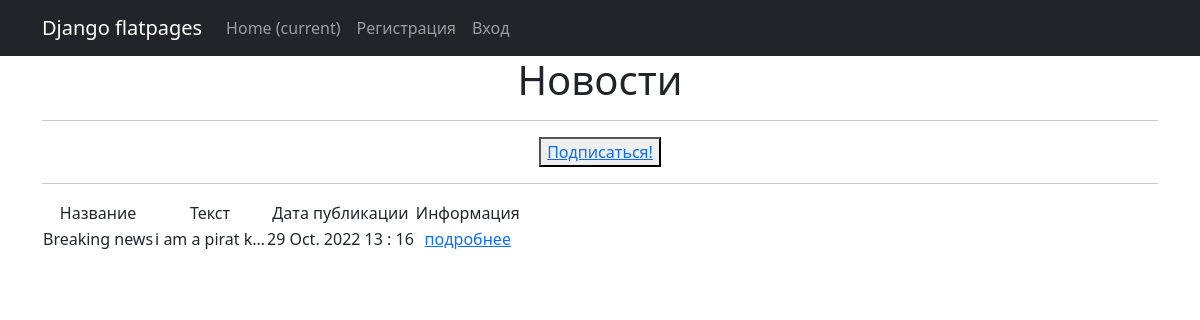
Before: /news/categories/1/ with the older database file.
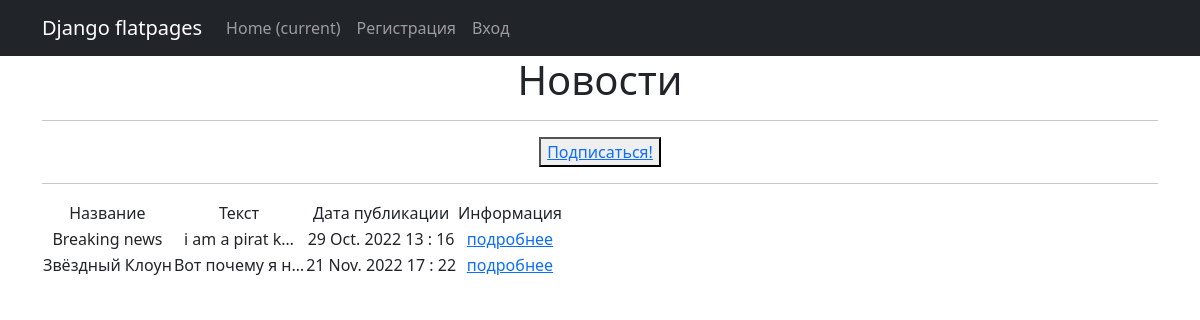
After: the same page with the newer database file.
### news/models.py (models this page shows, shortened)
class Post(models.Model):
    author = models.ForeignKey(Author, on_delete=models.CASCADE)
    NEWS = "NW"
    ARTICLE = "AR"
    CATEGORY_CHOICES = (
        (NEWS, 'Новость'),
        (ARTICLE, 'Статья'),
    )
    categoryType = models.CharField(max_length=2, choices=CATEGORY_CHOICES, default=ARTICLE)
    dateCreation = models.DateTimeField(auto_now_add=True)
    postCategory = models.ManyToManyField(Category, through='PostCategory')
    title = models.CharField(max_length=128)
    text = models.TextField()
    rating = models.SmallIntegerField(default=0)

### news/views.py (the view)
# urls.py: path('categories/<int:pk>/', CategoryList.as_view(), name='category_list'),
class CategoryList(ListView):
    model = Post
    template_name = 'news/categories.html'
    context_object_name = 'categories'
    def get_queryset(self):  # фильтрация по категории
        self.postCategory = get_object_or_404(Category, id=self.kwargs['pk'])
        queryset = Post.objects.filter(postCategory=self.postCategory).order_by('dateCreation')
        return queryset
    def get_context_data(self, **kwargs):
        context = super().get_context_data(**kwargs)
        context['is_not_subscribe'] = self.request.user not in self.postCategory.subscribers.all()
        context['postCategory'] = self.postCategory
        return context

### news/templates/news/categories.html (shortened to what this page needs)
{% extends 'default.html' %}
{% load censor_filters %}
{% load custom_tags %}
{% block content %}
<h1>Новости</h1>
   <hr>
    <form>
        {% if is_not_subscribe %}
            <button><a href="{% url 'add_subscribe' postCategory.id %}">Подписаться!</a></button>
        {% else %}
            <button><a href="{% url 'delete_subscribe' postCategory.id %}">Отписаться!</a></button>
        {% endif %}
    </form>
<hr>
{% if categories %}
<table>
    <tr>
        <td>Название</td>
        <td>Текст</td>
        <td>Дата публикации</td>
        <td>Информация</td>
    </tr>
    {% for a in categories %}
    <tr>
        <td>{{ a.title }}</td>
        <td>{{ a.text|truncatechars:15}}</td>
        <td>{{ a.dateCreation | date:'d M. Y H : i'}}</td>
        <td><a href="{% url 'show_post' a.id %}"> подробнее </a></td>
                <td>
                </td>
    </tr>
    {% endfor %}
</table>
{% else %}
<h2>Новостей нет!</h2>
{% endif %}
{% endblock content %}

Changed rows visible on the page:
added Post: title "Звёздный Клоун", text "Вот почему я н…", dateCreation "21 Nov. 2022 17 : 22"
